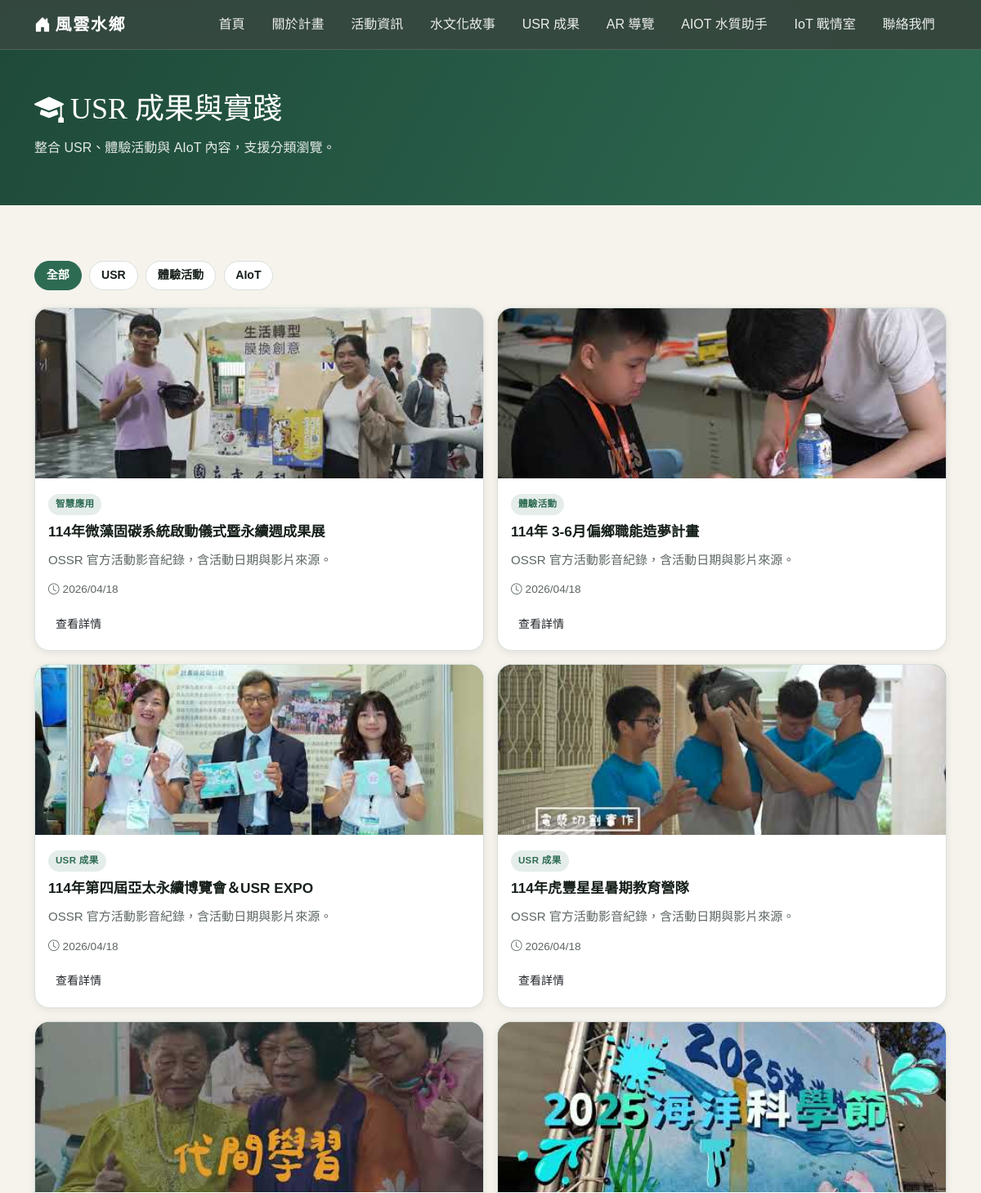
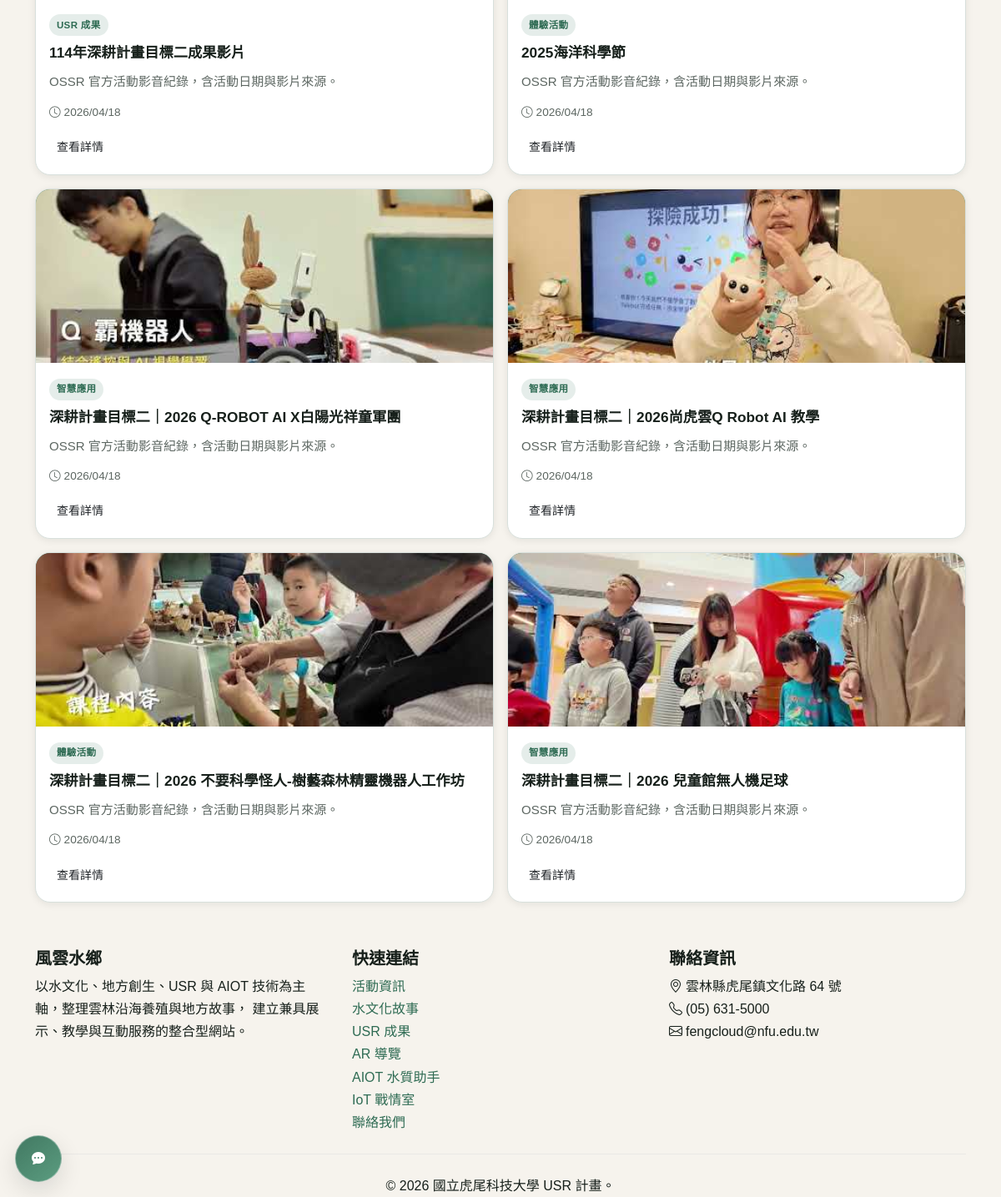
The app's page /usr/ with its own data (2 pictures, top to bottom).
### core/models.py (models this page shows, shortened)
class StoryPost(models.Model):
    CATEGORY_CHOICES = [
        ("water_story", "水井故事"),
        ("usr", "USR 成果"),
        ("experience", "體驗活動"),
        ("aiot", "智慧應用"),
    ]
    title = models.CharField("標題", max_length=200)
    slug = models.SlugField("網址代稱", unique=True, allow_unicode=True)
    summary = models.CharField("摘要", max_length=300)
    content = models.TextField("內容")
    image = models.ImageField("圖片", upload_to="stories/", blank=True)
    category = models.CharField("分類", max_length=20, choices=CATEGORY_CHOICES)
    is_featured = models.BooleanField("精選", default=False)
    created_at = models.DateTimeField("建立時間", auto_now_add=True)
    updated_at = models.DateTimeField("更新時間", auto_now=True)
    class Meta:
        ordering = ["-created_at"]
        verbose_name = "故事文章"
        verbose_name_plural = "故事文章"
    def get_absolute_url(self):
        return reverse("story_detail", kwargs={"slug": self.slug})

### core/views.py (the view)
# urls.py: path("usr/", views.usr_view, name="usr"),
def usr_view(request):
    valid_categories = ["usr", "experience", "aiot"]
    selected_category = request.GET.get("category", "")
    posts = StoryPost.objects.filter(category__in=valid_categories)
    if selected_category in valid_categories:
        posts = posts.filter(category=selected_category)
    posts = _stories_with_image_first(posts)
    return render(
        request,
        "core/usr.html",
        {
            "posts": posts,
            "selected_category": selected_category,
        },
    )

### core/views.py (called while the page is built)
def _stories_with_image_first(queryset):
    return queryset.annotate(
        has_image=Case(
            When(image="", then=Value(0)),
            default=Value(1),
            output_field=IntegerField(),
        )
    ).order_by("-has_image", "-created_at")

### core/templates/core/usr.html (shortened to what this page needs)
{% extends "core/base.html" %}
{% block content %}
<section class="page-hero">
  <div class="container">
    <h1><i class="bi bi-mortarboard-fill me-2"></i>USR 成果與實踐</h1>
    <p>整合 USR、體驗活動與 AIoT 內容，支援分類瀏覽。</p>
  </div>
</section>
<section class="section-block">
  <div class="container">
    <div class="filter-bar">
      <a href="{% url 'usr' %}" class="filter-chip {% if not selected_category %}active{% endif %}">全部</a>
      <a href="{% url 'usr' %}?category=usr" class="filter-chip {% if selected_category == 'usr' %}active{% endif %}">USR</a>
      <a href="{% url 'usr' %}?category=experience" class="filter-chip {% if selected_category == 'experience' %}active{% endif %}">體驗活動</a>
      <a href="{% url 'usr' %}?category=aiot" class="filter-chip {% if selected_category == 'aiot' %}active{% endif %}">AIoT</a>
    </div>
    {% if posts %}
    <div class="usr-grid">
      {% for post in posts %}
      <article class="entry-card">
        {% if post.image %}
        <div class="entry-card__img-wrap">
          <img src="{{ post.image.url }}" alt="{{ post.title }}">
        </div>
        {% endif %}
        <div class="entry-card__body">
          <span class="badge-soft badge-soft--brand">{{ post.get_category_display }}</span>
          <h3 class="entry-card__title">{{ post.title }}</h3>
          <p class="entry-card__summary">{{ post.summary }}</p>
          <div class="entry-card__meta">
            <span><i class="bi bi-clock me-1"></i>{{ post.created_at|date:"Y/m/d" }}</span>
          </div>
          <div class="entry-card__actions">
            <a href="{{ post.get_absolute_url }}" class="btn btn-brand btn-sm">查看詳情</a>
          </div>
        </div>
      </article>
      {% endfor %}
    </div>
    {% else %}
    <div class="empty-state surface-card">此分類目前沒有資料。</div>
    {% endif %}
  </div>
</section>
{% endblock %}

### static/css/style.css (style rules this page uses)
:root { --bg: #f6f3ed; --surface: #ffffff; --surface-soft: #f8faf7; --text: #17201b; --muted: #5d6762; --line: #d8e0dc; --brand-900: #1f4a39; --brand-700: #2e6b53; --brand-500: #3d8b6a; --brand-300: #9ec4b3; --accent-700: #b35b1e; --accent-500: #d77a30; --accent-100: #fde8d8; --shadow-sm: 0 2px 10px rgba(16, 26, 22, 0.08); --shadow-md: 0 10px 28px rgba(16, 26, 22, 0.12); --radius-sm: 10px; --radius-md: 18px; --radius-lg: 26px; }
*, *::before, *::after { box-sizing: border-box; }
html, body { margin: 0; padding: 0; overflow-x: hidden; }
body { font-family: "Noto Sans TC", sans-serif; color: var(--text); background: radial-gradient(1200px 500px at 8% -5%, rgba(61, 139, 106, 0.16), transparent 60%), radial-gradient(1000px 380px at 96% 0%, rgba(215, 122, 48, 0.12), transparent 58%), var(--bg); line-height: 1.7; }
img { max-width: 100%; }
a { color: var(--brand-700); text-decoration: none; }
.section-block { padding: 3.4rem 0; }
.page-hero { background: linear-gradient(120deg, var(--brand-900), var(--brand-700)); color: #fff; padding: 3.2rem 0 2.6rem; }
.page-hero h1 { margin: 0; font-family: "Noto Serif TC", serif; font-size: clamp(1.8rem, 3vw, 2.4rem); }
.page-hero p { margin-top: 0.7rem; opacity: 0.88; }
.badge-soft { display: inline-flex; align-items: center; gap: 0.35rem; border-radius: 999px; padding: 0.2rem 0.64rem; font-size: 0.76rem; font-weight: 700; }
.badge-soft--brand { background: rgba(46, 107, 83, 0.13); color: var(--brand-900); }
.news-grid, .story-grid, .usr-grid { display: grid; gap: 1rem; }
.usr-grid { grid-template-columns: repeat(3, minmax(0, 1fr)); }
.entry-card { background: var(--surface); border: 1px solid var(--line); border-radius: var(--radius-md); overflow: hidden; box-shadow: var(--shadow-sm); transition: transform 0.2s ease, box-shadow 0.2s ease; height: 100%; }
.entry-card__img-wrap { height: 208px; background: linear-gradient(140deg, var(--brand-700), var(--brand-500)); }
.entry-card__img-wrap img { width: 100%; height: 100%; object-fit: cover; display: block; }
.entry-card__body { padding: 1rem 1rem 1.05rem; }
.entry-card__title { margin: 0.5rem 0 0.55rem; font-size: 1.08rem; font-weight: 800; line-height: 1.45; color: var(--text); overflow-wrap: anywhere; word-break: break-word; }
.entry-card__summary { margin: 0; color: var(--muted); font-size: 0.94rem; overflow-wrap: anywhere; word-break: break-word; }
.entry-card__meta { display: flex; align-items: center; gap: 0.7rem; margin-top: 0.75rem; color: var(--muted); font-size: 0.85rem; }
.entry-card__actions { margin-top: 0.95rem; }
.filter-bar { display: flex; flex-wrap: wrap; gap: 0.6rem; margin: 0.8rem 0 1.3rem; }
.filter-chip { border: 1px solid var(--line); background: #fff; color: var(--text); padding: 0.34rem 0.86rem; border-radius: 999px; font-size: 0.88rem; font-weight: 700; }
.filter-chip.active { background: var(--brand-700); color: #fff; border-color: var(--brand-700); }
.badge-soft { display:inline-flex; align-items:center; border-radius:999px; padding:0.2rem 0.56rem; font-size:0.72rem; font-weight:700; letter-spacing:0.03em; }
.badge-soft--brand { background:rgba(46,107,83,0.12); color:var(--brand-700); }
@media (max-width: 1200px) { .news-grid, .story-grid, .usr-grid, .insight-grid { grid-template-columns: repeat(2, minmax(0, 1fr)); } }

### records on screen
StoryPost: image (picture), category "智慧應用", title "114年微藻固碳系統啟動儀式暨永續週成果展", summary "OSSR 官方活動影音紀錄，含活動日期與影片來源。", created_at "2026/04/18"
StoryPost: image (picture), category "體驗活動", title "114年 3-6月偏鄉職能造夢計畫", summary "OSSR 官方活動影音紀錄，含活動日期與影片來源。", created_at "2026/04/18"
StoryPost: image (picture), category "USR 成果", title "114年第四屆亞太永續博覽會＆USR EXPO", summary "OSSR 官方活動影音紀錄，含活動日期與影片來源。", created_at "2026/04/18"
StoryPost: image (picture), category "USR 成果", title "114年虎豐星星暑期教育營隊", summary "OSSR 官方活動影音紀錄，含活動日期與影片來源。", created_at "2026/04/18"
StoryPost: image (picture), category "USR 成果", title "114年深耕計畫目標二成果影片", summary "OSSR 官方活動影音紀錄，含活動日期與影片來源。", created_at "2026/04/18"
StoryPost: image (picture), category "體驗活動", title "2025海洋科學節", summary "OSSR 官方活動影音紀錄，含活動日期與影片來源。", created_at "2026/04/18"
StoryPost: image (picture), category "智慧應用", title "深耕計畫目標二｜2026 Q-ROBOT AI X白陽光祥童軍團", summary "OSSR 官方活動影音紀錄，含活動日期與影片來源。", created_at "2026/04/18"
StoryPost: image (picture), category "智慧應用", title "深耕計畫目標二｜2026尚虎雲Q Robot AI 教學", summary "OSSR 官方活動影音紀錄，含活動日期與影片來源。", created_at "2026/04/18"
StoryPost: image (picture), category "體驗活動", title "深耕計畫目標二｜2026 不要科學怪人-樹藝森林精靈機器人工作坊", summary "OSSR 官方活動影音紀錄，含活動日期與影片來源。", created_at "2026/04/18"
StoryPost: image (picture), category "智慧應用", title "深耕計畫目標二｜2026 兒童館無人機足球", summary "OSSR 官方活動影音紀錄，含活動日期與影片來源。", created_at "2026/04/18"
